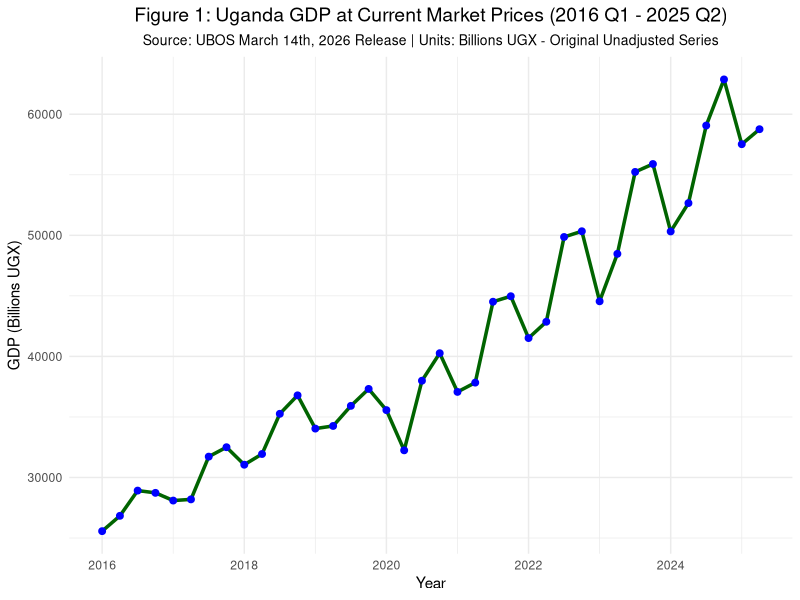
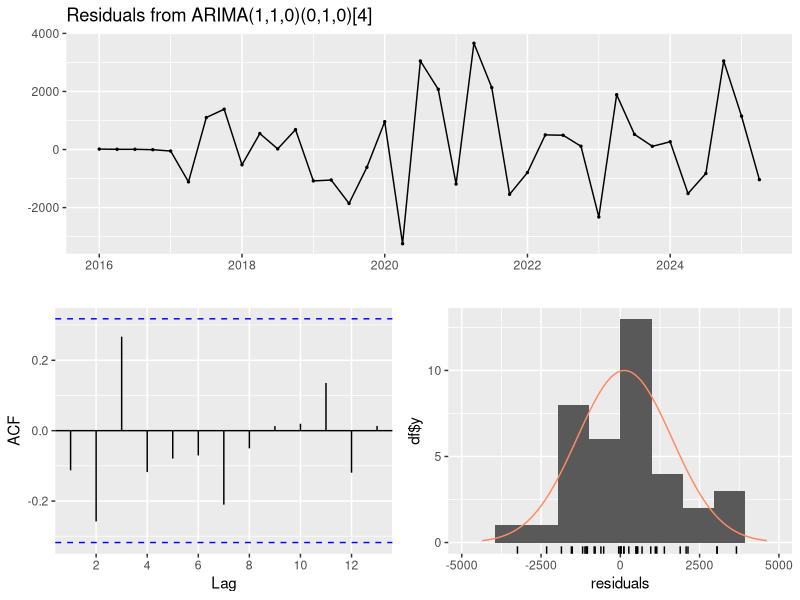
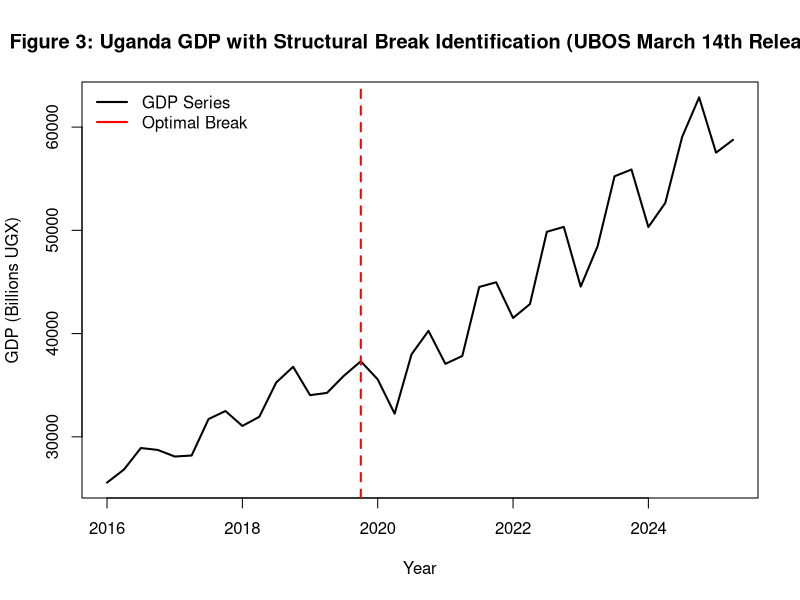
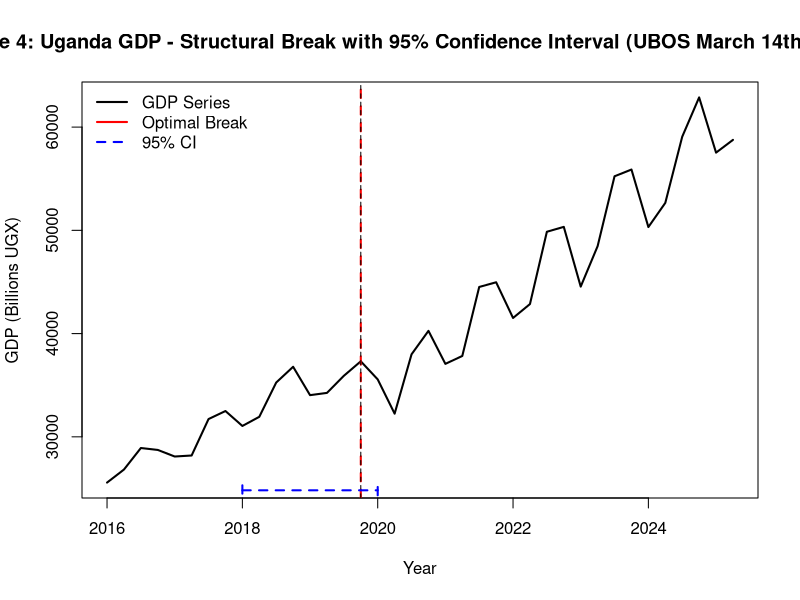
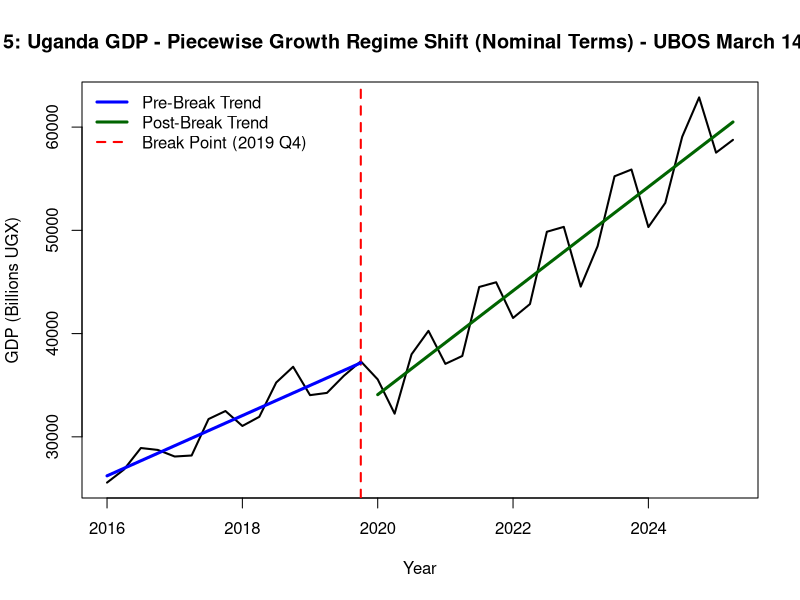
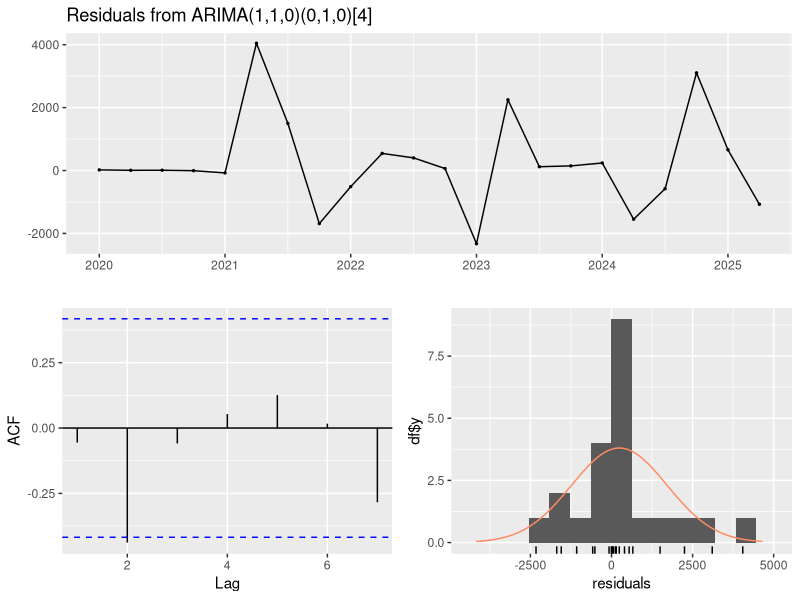
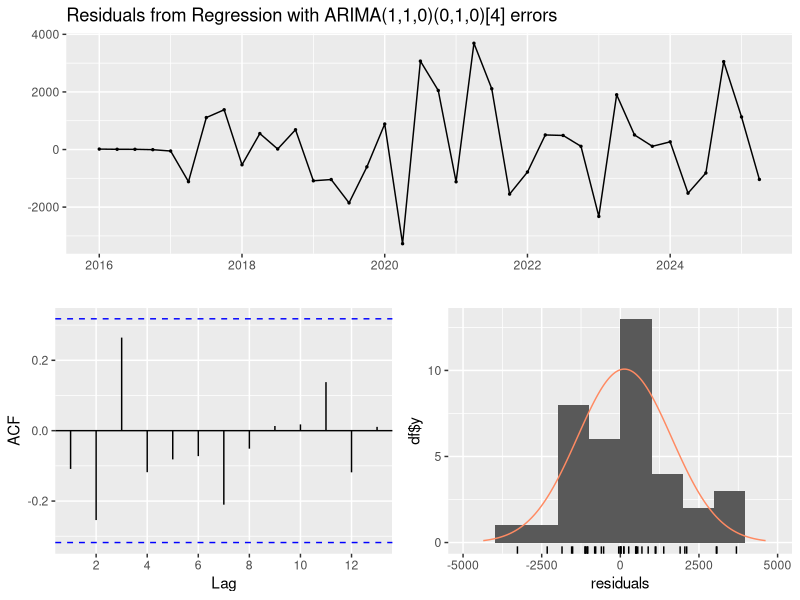
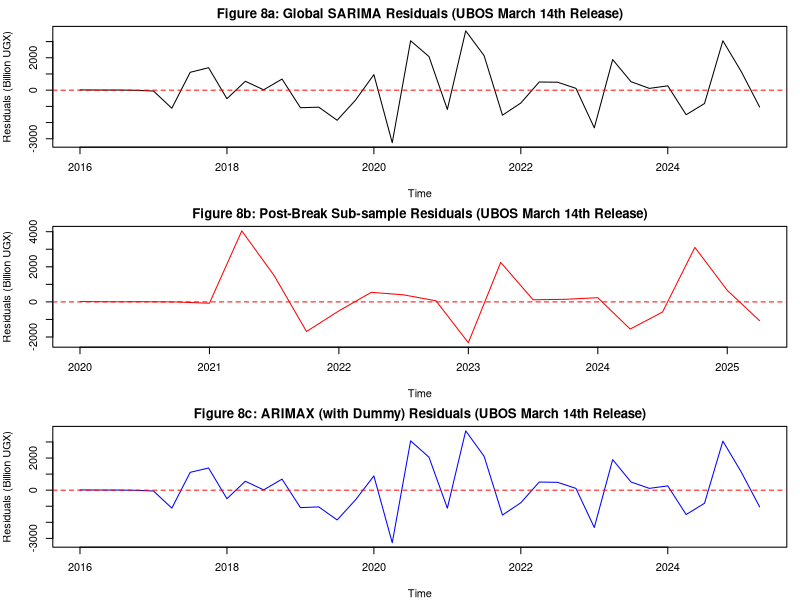

Write the R code that produced these figures, in order.
## ---- chunk 1
knitr::opts_chunk$set(echo = TRUE, warning = FALSE, message = FALSE, fig.align = "center", fig.width = 10, fig.height = 6)
## ---- chunk 2
if (!require("tseries")) install.packages("tseries")
if (!require("ggplot2")) install.packages("ggplot2")
if (!require("forecast")) install.packages("forecast")
if (!require("lmtest")) install.packages("lmtest") 
if (!require("strucchange")) install.packages("strucchange")
if (!require("knitr")) install.packages("knitr")
if (!require("kableExtra")) install.packages("kableExtra")
if (!require("gridExtra")) install.packages("gridExtra")

library(tseries)
library(ggplot2)
library(forecast)
library(lmtest)
library(strucchange)
library(knitr)
library(kableExtra)
library(gridExtra)

data <- read.csv("GDP_2016_Q1_to_2025_Q2.csv")
data$Quarter_Num <- as.numeric(gsub("Q", "", data$Quarter))
data <- data[order(data$Year, data$Quarter_Num), ]
gdp_ts <- ts(data$GDP_Market_Price, start = c(2016, 1), frequency = 4)
## ---- chunk 3
ubos_guidance <- data.frame(
  Use_Case = c("Policy Formulations", 
               "To determine what actually happened",
               "Short-term and medium-term forecasting",
               "Macro-economic model building",
               "Business cycle analysis",
               "Long-term forecasting"),
  Recommended_Data = c("Original unadjusted series",
                       "Original unadjusted series",
                       "Original unadjusted series",
                       "Unadjusted, adjusted, or trend-cycle depending on purpose",
                       "Trend-cycle and irregular component",
                       "Trend-cycle component"),
  Your_Application = c("✓ Primary objective",
                       "✓ Structural break detection",
                       "✓ 8-quarter forecast",
                       "N/A (univariate)",
                       "Secondary",
                       "Not applicable")
)

kable(ubos_guidance, 
      caption = "Table 1: UBOS Guidance Justifying Original Current Price GDP (March 14th, 2026 Release)",
      format = "markdown", align = "lll")
## ---- chunk 4
raw_data_table <- data.frame(
  Year = data$Year,
  Quarter = data$Quarter,
  GDP_Billions_UGX = round(data$GDP_Market_Price, 1)
)

kable(raw_data_table, 
      caption = "Table 2: Uganda GDP at Current Market Prices (Billions UGX, 2016 Q1 - 2025 Q2) - Source: UBOS March 14th, 2026 Release",
      format = "markdown",
      align = "ccc",
      col.names = c("Year", "Quarter", "GDP (Billions UGX)"))
## ---- chunk 5
stats_table <- data.frame(
  Statistic = c("Minimum GDP", "Maximum GDP", "Mean GDP", "Median GDP",
                "Standard Deviation", "Coefficient of Variation", 
                "Range", "Total Growth (Full Period)", 
                "Average Quarterly Growth (Nominal)"),
  Value = c(
    paste0(round(min(gdp_ts), 1), " billion UGX"),
    paste0(round(max(gdp_ts), 1), " billion UGX"),
    paste0(round(mean(gdp_ts), 1), " billion UGX"),
    paste0(round(median(gdp_ts), 1), " billion UGX"),
    paste0(round(sd(gdp_ts), 1), " billion UGX"),
    paste0(round(sd(gdp_ts)/mean(gdp_ts) * 100, 1), "%"),
    paste0(round(max(gdp_ts) - min(gdp_ts), 1), " billion UGX"),
    paste0(round((max(gdp_ts) - min(gdp_ts)) / min(gdp_ts) * 100, 1), "%"),
    paste0(round(mean(diff(gdp_ts)), 1), " billion UGX")
  )
)

kable(stats_table, caption = "Table 3: Descriptive Statistics - Uganda Nominal GDP (UBOS March 14th, 2026 Release)",
      format = "markdown", align = "lc")

autoplot(gdp_ts) +
  geom_line(color = "darkgreen", size = 1.2) +
  geom_point(color = "blue", size = 2) +
  labs(title = "Figure 1: Uganda GDP at Current Market Prices (2016 Q1 - 2025 Q2)",
       subtitle = "Source: UBOS March 14th, 2026 Release | Units: Billions UGX - Original Unadjusted Series",
       x = "Year", 
       y = "GDP (Billions UGX)") +
  theme_minimal() +
  theme(plot.title = element_text(hjust = 0.5, size = 14),
        plot.subtitle = element_text(hjust = 0.5, size = 10))
## ---- chunk 6
model_111 <- Arima(gdp_ts, order = c(1,1,1), seasonal = list(order = c(0,1,0), period = 4))
model_010 <- Arima(gdp_ts, order = c(0,1,0), seasonal = list(order = c(0,1,0), period = 4))
model_110 <- Arima(gdp_ts, order = c(1,1,0), seasonal = list(order = c(0,1,0), period = 4))

comparison_results <- data.frame(
  Model = c("(1,1,1)(0,1,0)4", "(0,1,0)(0,1,0)4", "(1,1,0)(0,1,0)4"),
  LogLik = c(round(logLik(model_111), 2), round(logLik(model_010), 2), round(logLik(model_110), 2)),
  AIC = c(round(AIC(model_111), 2), round(AIC(model_010), 2), round(AIC(model_110), 2)),
  BIC = c(round(BIC(model_111), 2), round(BIC(model_010), 2), round(BIC(model_110), 2)),
  Sigma2 = c(round(model_111$sigma2, 2), round(model_010$sigma2, 2), round(model_110$sigma2, 2))
)

kable(comparison_results, 
      caption = "Table 4: Model Comparison - Information Criteria (UBOS March 14th, 2026 Data)",
      format = "markdown", align = "lcccc")
## ---- chunk 7
lrt_ar <- lrtest(model_010, model_110)
print(lrt_ar)

lrt_ma <- lrtest(model_110, model_111)
print(lrt_ma)
## ---- chunk 8
get_sig <- function(model, name) {
  cat(paste("\nSignificance for Model:", name, "\n"))
  z_vals <- model$coef / sqrt(diag(model$var.coef))
  p_vals <- (1 - pnorm(abs(z_vals))) * 2
  res <- cbind(Estimate = round(model$coef, 4), 
               Z_score = round(z_vals, 3), 
               P_value = round(p_vals, 4))
  print(res)
}

get_sig(model_111, "(1,1,1)")
get_sig(model_110, "(1,1,0)")
## ---- chunk 9
checkresiduals(model_110, main="Diagnostics: Selected Model (1,1,0) (Billions UGX) - UBOS March 14th Release")
## ---- chunk 10
time_index <- 1:length(gdp_ts)

chow_test <- sctest(gdp_ts ~ time_index, type = "Chow", point = 17)
print(chow_test)

bp_gdp <- breakpoints(gdp_ts ~ time_index)
summary(bp_gdp)

plot(gdp_ts, main="Figure 3: Uganda GDP with Structural Break Identification (UBOS March 14th Release)", 
     lwd=2, ylab="GDP (Billions UGX)", xlab="Year")
lines(bp_gdp, col="red", lwd=2)
legend("topleft", legend=c("GDP Series", "Optimal Break"), 
       col=c("black", "red"), lwd=c(2,2), bty="n")
## ---- chunk 11
opt_break_date <- breakdates(bp_gdp)
break_ci <- confint(bp_gdp)

cat(sprintf("Optimal break point: %.2f\n", opt_break_date))

break_year <- floor(opt_break_date)
break_qtr <- (opt_break_date - break_year) * 4 + 1
cat(sprintf("Corresponds to: %d Q%d\n", break_year, round(break_qtr)))

print(break_ci)

plot(gdp_ts, main="Figure 4: Uganda GDP - Structural Break with 95% Confidence Interval (UBOS March 14th Release)", 
     lwd=2, ylab="GDP (Billions UGX)", xlab="Year")
lines(bp_gdp, col="red", lwd=2)
lines(break_ci, col="blue", lwd=2, lty=2)
legend("topleft", legend=c("GDP Series", "Optimal Break", "95% CI"), 
       col=c("black", "red", "blue"), lwd=c(2,2,2), lty=c(1,1,2), bty="n")
## ---- chunk 12
reg_data <- data.frame(
  GDP = as.numeric(gdp_ts),
  Time = 1:length(gdp_ts)
)

break_idx <- 16

data_pre  <- reg_data[1:break_idx, ]
data_post <- reg_data[(break_idx + 1):nrow(reg_data), ]

model_pre  <- lm(GDP ~ Time, data = data_pre)
model_post <- lm(GDP ~ Time, data = data_post)

slope_pre  <- coef(model_pre)["Time"]
slope_post <- coef(model_post)["Time"]

cat(sprintf("Average Quarterly Growth (Pre-2019 Q4): %.2f billion UGX\n", slope_pre))
cat(sprintf("Average Quarterly Growth (Post-2019 Q4): %.2f billion UGX\n", slope_post))

growth_change <- ((slope_post - slope_pre) / slope_pre) * 100
cat(sprintf("Change in Nominal Growth Momentum: %.2f%%\n", growth_change))
cat(sprintf("Absolute acceleration: %.2f billion UGX per quarter\n", slope_post - slope_pre))

plot(gdp_ts, main="Figure 5: Uganda GDP - Piecewise Growth Regime Shift (Nominal Terms) - UBOS March 14th Release", 
     lwd=2, ylab="GDP (Billions UGX)", xlab="Year")
abline(v = 2019.75, col="red", lty=2, lwd=2)

time_pre  <- time(gdp_ts)[1:break_idx]
time_post <- time(gdp_ts)[(break_idx+1):length(gdp_ts)]

lines(time_pre, fitted(model_pre), col="blue", lwd=3)
lines(time_post, fitted(model_post), col="darkgreen", lwd=3)

legend("topleft", 
       legend=c("Pre-Break Trend", "Post-Break Trend", "Break Point (2019 Q4)"), 
       col=c("blue", "darkgreen", "red"), lty=c(1,1,2), lwd=c(3,3,2), bty="n")
## ---- chunk 13
gdp_post_ts <- window(gdp_ts, start = c(2020, 1))
model_post_regime <- Arima(gdp_post_ts, order = c(1,1,0), seasonal = list(order = c(0,1,0), period = 4))

z_post <- model_post_regime$coef / sqrt(diag(model_post_regime$var.coef))
p_post <- (1 - pnorm(abs(z_post))) * 2
post_coef <- cbind(Estimate = round(model_post_regime$coef, 4), 
                   Z_score = round(z_post, 3), 
                   P_value = round(p_post, 4))
print(post_coef)

cat(sprintf("Log-Likelihood: %.2f\n", logLik(model_post_regime)))
cat(sprintf("AIC: %.2f\n", AIC(model_post_regime)))
cat(sprintf("Sigma^2: %.2f\n", model_post_regime$sigma2))

checkresiduals(model_post_regime, main="Figure 6: Post-Break Sub-sample (1,1,0) Diagnostics - UBOS March 14th Release")
## ---- chunk 14
dummy_regime <- rep(0, length(gdp_ts))
dummy_regime[17:length(gdp_ts)] <- 1

model_arimax <- Arima(gdp_ts, 
                      order = c(1,1,0), 
                      seasonal = list(order = c(0,1,0), period = 4),
                      xreg = dummy_regime)

print(summary(model_arimax))

cat("The dummy coefficient of", round(coef(model_arimax)["xreg"], 2), 
    "billion UGX represents the permanent baseline level shift after accounting for AR dynamics.\n")

checkresiduals(model_arimax, main="Figure 7: ARIMAX (with Structural Dummy) Diagnostics - UBOS March 14th Release")
## ---- chunk 15
performance_summary <- data.frame(
  Metric = c("Log-Likelihood", "AIC", "BIC", "Sigma^2", "Ljung-Box p-value", "AR(1) p-value"),
  Global_SARIMA = c(round(logLik(model_110), 2), round(AIC(model_110), 2), 
                    round(BIC(model_110), 2), round(model_110$sigma2, 0), 0.196, 0.070),
  Post_Break_Only = c(round(logLik(model_post_regime), 2), round(AIC(model_post_regime), 2), 
                      round(BIC(model_post_regime), 2), round(model_post_regime$sigma2, 0), 0.149, 0.634),
  ARIMAX_Dummy = c(round(logLik(model_arimax), 2), round(AIC(model_arimax), 2), 
                   round(BIC(model_arimax), 2), round(model_arimax$sigma2, 0), 0.204, 0.288)
)

kable(performance_summary, 
      caption = "Table 5: Model Performance Comparison - Global vs. Regime-Specific (UBOS March 14th, 2026 Data)",
      format = "markdown", align = "lccc")

par(mfrow=c(3,1), mar=c(4,4,2,1))
plot(residuals(model_110), main="Figure 8a: Global SARIMA Residuals (UBOS March 14th Release)", 
     col="black", ylab="Residuals (Billion UGX)")
abline(h=0, col="red", lty=2)
plot(residuals(model_post_regime), main="Figure 8b: Post-Break Sub-sample Residuals (UBOS March 14th Release)", 
     col="red", ylab="Residuals (Billion UGX)")
abline(h=0, col="red", lty=2)
plot(residuals(model_arimax), main="Figure 8c: ARIMAX (with Dummy) Residuals (UBOS March 14th Release)", 
     col="blue", ylab="Residuals (Billion UGX)")
abline(h=0, col="red", lty=2)
## ---- chunk 16
final_forecast <- forecast(model_110, h = 8)

forecast_table <- data.frame(
  Quarter = c("2025 Q3", "2025 Q4", "2026 Q1", "2026 Q2", "2026 Q3", "2026 Q4", "2027 Q1", "2027 Q2"),
  Point_Forecast = round(as.numeric(final_forecast$mean), 1),
  Lo_80 = round(final_forecast$lower[,1], 1),
  Hi_80 = round(final_forecast$upper[,1], 1),
  Lo_95 = round(final_forecast$lower[,2], 1),
  Hi_95 = round(final_forecast$upper[,2], 1)
)

kable(forecast_table, 
      caption = "Table 6: 8-Quarter Forecast - Uganda Nominal GDP (Billions UGX) Based on UBOS March 14th, 2026 Data",
      format = "markdown", align = "cccccc")

plot(final_forecast, main="Figure 9: Uganda GDP Forecast - SARIMA(1,1,0)(0,1,0)4 (UBOS March 14th Release)", 
     col="darkgreen", ylab="GDP (Billions UGX)", xlab="Year")
## ---- chunk 17
future_dummy <- rep(1, 8)
forecast_arimax <- forecast(model_arimax, xreg = future_dummy, h = 8)

comparison_forecasts <- data.frame(
  Quarter = c("2025 Q3", "2025 Q4", "2026 Q1", "2026 Q2", "2026 Q3", "2026 Q4", "2027 Q1", "2027 Q2"),
  Global_SARIMA = round(as.numeric(final_forecast$mean), 1),
  ARIMAX_with_Dummy = round(as.numeric(forecast_arimax$mean), 1),
  Difference = round(as.numeric(final_forecast$mean) - as.numeric(forecast_arimax$mean), 1)
)

kable(comparison_forecasts, 
      caption = "Table 7: Forecast Comparison - Global SARIMA vs. ARIMAX (UBOS March 14th, 2026 Data)",
      format = "markdown", align = "cccc")

plot(forecast_arimax, main="Figure 10: Uganda GDP - ARIMAX Forecast (Adjusted for Structural Break) - UBOS March 14th Release", 
     col="blue", ylab="GDP (Billions UGX)", xlab="Year")
## ---- chunk 18
defense_table <- data.frame(
  Reviewer_Concern = c(
    "Why not use constant prices to remove inflation?",
    "Doesn't seasonality mask the structural break?",
    "How can you claim a 72% acceleration when some is inflation?",
    "Why not seasonally adjust the data?",
    "Is nominal GDP appropriate for policy?",
    "Why use March 14th data specifically?"
  ),
  Your_Response = c(
    "UBOS Note f: Original data shows actual events. Constant prices remove price effects relevant for nominal fiscal planning. Future research will decompose real vs. inflation.",
    "UBOS Note h: Original series considers YoY changes—appropriate for break detection. Seasonal adjustment would remove the quarterly patterns we study.",
    "We explicitly acknowledge this: the 72% is NOMINAL acceleration. For budgeting in current shillings, this is correct. We recommend real replication.",
    "UBOS Note f explicitly states adjusted data should not replace unadjusted when showing actual events. Our break detection uses actual data.",
    "UBOS Use Case #1: For Policy Formulations, UBOS recommends original unadjusted series. Government budgets are in current shillings.",
    "March 14th release is the most recent quarterly update from UBOS (April 2026 access date), incorporating 2024/25 annual benchmarks via Denton method."
  ),
  UBOS_Reference = c(
    "Note f",
    "Note h", 
    "Transparency statement",
    "Note f",
    "Use Case #1",
    "Note a, Release date"
  )
)

kable(defense_table, 
      caption = "Appendix Table A1: Methodological Defense Against Potential Critiques (UBOS March 14th, 2026 Release)",
      format = "markdown", align = "lll")
## ---- chunk 19
use_of_data <- data.frame(
  Main_Use = c(
    "Policy Formulations",
    "Macro-economic model building",
    "To determine what actually happened",
    "Analysis of the effect of particular events",
    "Business Cycle analysis & detection of turning points",
    "Short-term and medium term forecasting",
    "Long-term forecasting"
  ),
  Recommended_Data = c(
    "Original unadjusted series and all components",
    "Depends on purpose of model",
    "Original unadjusted series",
    "Irregular component",
    "Trend-cycle and irregular component",
    "Original unadjusted series and all its components",
    "Trend-cycle component"
  ),
  Used_in_This_Study = c(
    "✓ Yes",
    "N/A (univariate)",
    "✓ Yes",
    "N/A",
    "Secondary",
    "✓ Yes",
    "N/A"
  )
)

kable(use_of_data, 
      caption = "Appendix Table C1: UBOS Official Guidance on Data Usage (March 14th, 2026 Release)",
      format = "markdown", 
      align = "lll")
